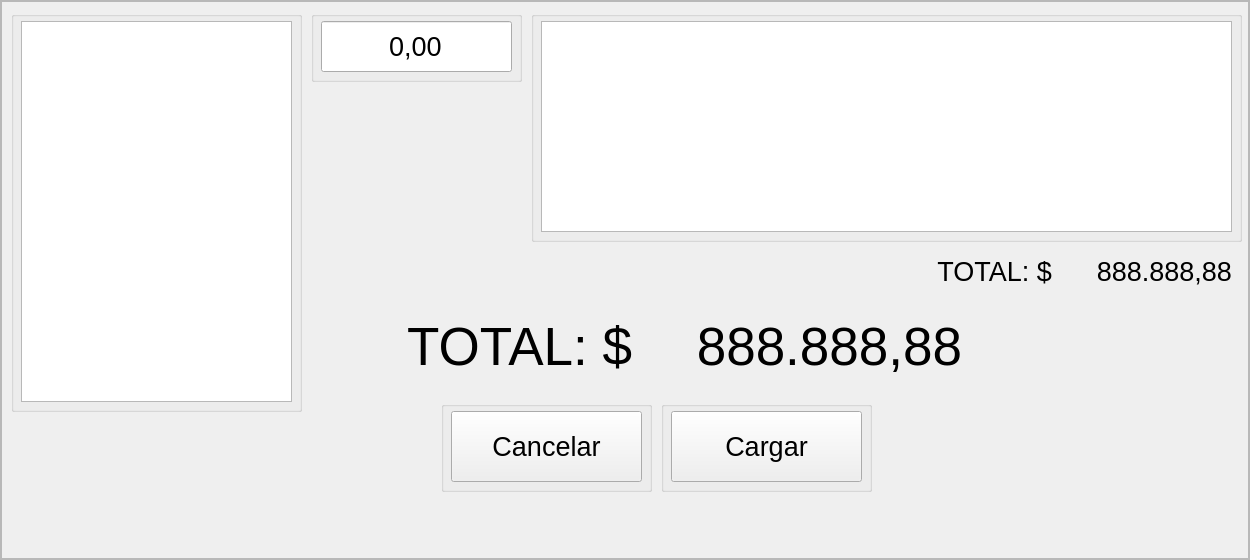
         <widget class="QWidget" name="page_carga_venta">
          <layout class="QHBoxLayout" name="horizontalLayout_10">
           <property name="spacing">
            <number>0</number>
           </property>
           <property name="leftMargin">
            <number>0</number>
           </property>
           <property name="topMargin">
            <number>0</number>
           </property>
           <property name="rightMargin">
            <number>0</number>
           </property>
           <property name="bottomMargin">
            <number>0</number>
           </property>
           <item alignment="Qt::AlignHCenter|Qt::AlignVCenter">
            <widget class="QFrame" name="frame_25">
             <property name="minimumSize">
              <size>
               <width>1250</width>
               <height>560</height>
              </size>
             </property>
             <property name="frameShape">
              <enum>QFrame::StyledPanel</enum>
             </property>
             <property name="frameShadow">
              <enum>QFrame::Raised</enum>
             </property>
             <layout class="QGridLayout" name="gridLayout_3">
              <property name="leftMargin">
               <number>0</number>
              </property>
              <property name="topMargin">
               <number>0</number>
              </property>
              <property name="rightMargin">
               <number>0</number>
              </property>
              <property name="bottomMargin">
               <number>0</number>
              </property>
              <property name="spacing">
               <number>0</number>
              </property>
              <item row="0" column="0">
               <widget class="QFrame" name="frame_26">
                <property name="frameShape">
                 <enum>QFrame::StyledPanel</enum>
                </property>
                <property name="frameShadow">
                 <enum>QFrame::Raised</enum>
                </property>
                <widget class="QGroupBox" name="groupBox_31">
                 <property name="geometry">
                  <rect>
                   <x>440</x>
                   <y>400</y>
                   <width>211</width>
                   <height>91</height>
                  </rect>
                 </property>
                 <property name="styleSheet">
                  <string notr="true"/>
                 </property>
                 <property name="title">
                  <string/>
                 </property>
                 <widget class="QPushButton" name="push_cancelar_3">
                  <property name="geometry">
                   <rect>
                    <x>10</x>
                    <y>10</y>
                    <width>191</width>
                    <height>71</height>
                   </rect>
                  </property>
                  <property name="font">
                   <font>
                    <pointsize>20</pointsize>
                   </font>
                  </property>
                  <property name="styleSheet">
                   <string notr="true"/>
                  </property>
                  <property name="text">
                   <string>Cancelar</string>
                  </property>
                  <property name="autoDefault">
                   <bool>false</bool>
                  </property>
                 </widget>
                </widget>
                <widget class="QGroupBox" name="groupBox_32">
                 <property name="geometry">
                  <rect>
                   <x>310</x>
                   <y>10</y>
                   <width>211</width>
                   <height>71</height>
                  </rect>
                 </property>
                 <property name="title">
                  <string/>
                 </property>
                 <widget class="QLineEdit" name="lineEdit_3">
                  <property name="geometry">
                   <rect>
                    <x>10</x>
                    <y>10</y>
                    <width>191</width>
                    <height>51</height>
                   </rect>
                  </property>
                  <property name="font">
                   <font>
                    <pointsize>20</pointsize>
                   </font>
                  </property>
                  <property name="text">
                   <string>0,00</string>
                  </property>
                  <property name="alignment">
                   <set>Qt::AlignCenter</set>
                  </property>
                 </widget>
                </widget>
                <widget class="QGroupBox" name="groupBox_33">
                 <property name="geometry">
                  <rect>
                   <x>530</x>
                   <y>10</y>
                   <width>711</width>
                   <height>231</height>
                  </rect>
                 </property>
                 <property name="title">
                  <string/>
                 </property>
                 <widget class="QListWidget" name="list_resumen_3">
                  <property name="geometry">
                   <rect>
                    <x>10</x>
                    <y>10</y>
                    <width>691</width>
                    <height>211</height>
                   </rect>
                  </property>
                  <property name="font">
                   <font>
                    <pointsize>14</pointsize>
                   </font>
                  </property>
                 </widget>
                </widget>
                <widget class="QGroupBox" name="groupBox_34">
                 <property name="geometry">
                  <rect>
                   <x>10</x>
                   <y>10</y>
                   <width>291</width>
                   <height>401</height>
                  </rect>
                 </property>
                 <property name="title">
                  <string/>
                 </property>
                 <widget class="QListWidget" name="list_fondos_3">
                  <property name="geometry">
                   <rect>
                    <x>10</x>
                    <y>10</y>
                    <width>271</width>
                    <height>381</height>
                   </rect>
                  </property>
                  <property name="font">
                   <font>
                    <pointsize>18</pointsize>
                   </font>
                  </property>
                 </widget>
                </widget>
                <widget class="QGroupBox" name="groupBox_35">
                 <property name="geometry">
                  <rect>
                   <x>660</x>
                   <y>400</y>
                   <width>211</width>
                   <height>91</height>
                  </rect>
                 </property>
                 <property name="title">
                  <string/>
                 </property>
                 <widget class="QPushButton" name="push_cargar_3">
                  <property name="geometry">
                   <rect>
                    <x>10</x>
                    <y>10</y>
                    <width>191</width>
                    <height>71</height>
                   </rect>
                  </property>
                  <property name="font">
                   <font>
                    <pointsize>20</pointsize>
                   </font>
                  </property>
                  <property name="text">
                   <string>Cargar</string>
                  </property>
                  <property name="autoDefault">
                   <bool>false</bool>
                  </property>
                 </widget>
                </widget>
                <widget class="QLabel" name="label_78">
                 <property name="geometry">
                  <rect>
                   <x>930</x>
                   <y>250</y>
                   <width>121</width>
                   <height>41</height>
                  </rect>
                 </property>
                 <property name="font">
                  <font>
                   <pointsize>20</pointsize>
                  </font>
                 </property>
                 <property name="text">
                  <string>TOTAL: $</string>
                 </property>
                 <property name="alignment">
                  <set>Qt::AlignRight|Qt::AlignTrailing|Qt::AlignVCenter</set>
                 </property>
                </widget>
                <widget class="QLabel" name="label_total_fondos_3">
                 <property name="geometry">
                  <rect>
                   <x>1050</x>
                   <y>250</y>
                   <width>181</width>
                   <height>41</height>
                  </rect>
                 </property>
                 <property name="font">
                  <font>
                   <pointsize>20</pointsize>
                  </font>
                 </property>
                 <property name="text">
                  <string>888.888,88</string>
                 </property>
                 <property name="alignment">
                  <set>Qt::AlignRight|Qt::AlignTrailing|Qt::AlignVCenter</set>
                 </property>
                </widget>
                <widget class="QLabel" name="label_total_venta_3">
                 <property name="geometry">
                  <rect>
                   <x>640</x>
                   <y>300</y>
                   <width>321</width>
                   <height>91</height>
                  </rect>
                 </property>
                 <property name="font">
                  <font>
                   <pointsize>40</pointsize>
                  </font>
                 </property>
                 <property name="text">
                  <string>888.888,88</string>
                 </property>
                 <property name="alignment">
                  <set>Qt::AlignRight|Qt::AlignTrailing|Qt::AlignVCenter</set>
                 </property>
                </widget>
                <widget class="QLabel" name="label_79">
                 <property name="geometry">
                  <rect>
                   <x>400</x>
                   <y>300</y>
                   <width>231</width>
                   <height>91</height>
                  </rect>
                 </property>
                 <property name="font">
                  <font>
                   <pointsize>40</pointsize>
                  </font>
                 </property>
                 <property name="text">
                  <string>TOTAL: $</string>
                 </property>
                 <property name="alignment">
                  <set>Qt::AlignRight|Qt::AlignTrailing|Qt::AlignVCenter</set>
                 </property>
                </widget>
               </widget>
              </item>
             </layout>
            </widget>
           </item>
          </layout>
         </widget>
